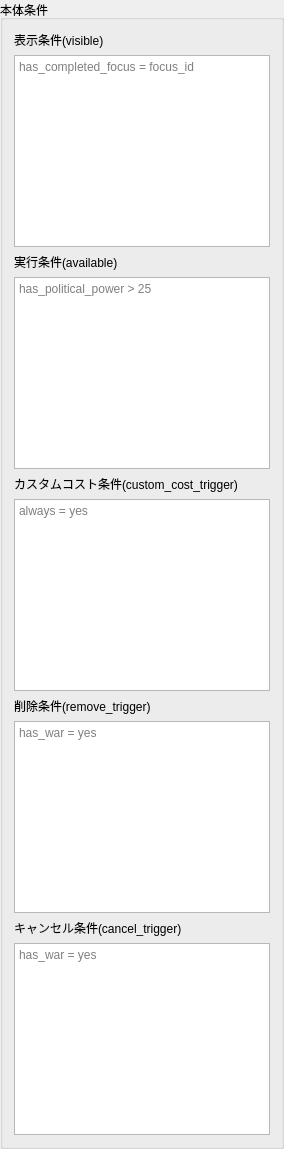
                <widget class="QGroupBox" name="groupDecisionTriggers">
                 <property name="title">
                  <string>本体条件</string>
                 </property>
                 <layout class="QVBoxLayout" name="groupDecisionTriggersLayout">
                  <item>
                   <widget class="QLabel" name="labelVisible">
                    <property name="text">
                     <string>表示条件(visible)</string>
                    </property>
                   </widget>
                  </item>
                  <item>
                   <widget class="QPlainTextEdit" name="textVisible">
                    <property name="minimumSize">
                     <size>
                      <width>0</width>
                      <height>0</height>
                     </size>
                    </property>
                    <property name="placeholderText">
                     <string>has_completed_focus = focus_id</string>
                    </property>
                   </widget>
                  </item>
                  <item>
                   <widget class="QLabel" name="labelAvailable">
                    <property name="text">
                     <string>実行条件(available)</string>
                    </property>
                   </widget>
                  </item>
                  <item>
                   <widget class="QPlainTextEdit" name="textAvailable">
                    <property name="minimumSize">
                     <size>
                      <width>0</width>
                      <height>0</height>
                     </size>
                    </property>
                    <property name="placeholderText">
                     <string>has_political_power &gt; 25</string>
                    </property>
                   </widget>
                  </item>
                  <item>
                   <widget class="QLabel" name="labelCustomCostTrigger">
                    <property name="text">
                     <string>カスタムコスト条件(custom_cost_trigger)</string>
                    </property>
                   </widget>
                  </item>
                  <item>
                   <widget class="QPlainTextEdit" name="textCustomCostTrigger">
                    <property name="minimumSize">
                     <size>
                      <width>0</width>
                      <height>0</height>
                     </size>
                    </property>
                    <property name="placeholderText">
                     <string>always = yes</string>
                    </property>
                   </widget>
                  </item>
                  <item>
                   <widget class="QLabel" name="labelRemoveTrigger">
                    <property name="text">
                     <string>削除条件(remove_trigger)</string>
                    </property>
                   </widget>
                  </item>
                  <item>
                   <widget class="QPlainTextEdit" name="textRemoveTrigger">
                    <property name="minimumSize">
                     <size>
                      <width>0</width>
                      <height>0</height>
                     </size>
                    </property>
                    <property name="placeholderText">
                     <string>has_war = yes</string>
                    </property>
                   </widget>
                  </item>
                  <item>
                   <widget class="QLabel" name="labelCancelTrigger">
                    <property name="text">
                     <string>キャンセル条件(cancel_trigger)</string>
                    </property>
                   </widget>
                  </item>
                  <item>
                   <widget class="QPlainTextEdit" name="textCancelTrigger">
                    <property name="minimumSize">
                     <size>
                      <width>0</width>
                      <height>0</height>
                     </size>
                    </property>
                    <property name="placeholderText">
                     <string>has_war = yes</string>
                    </property>
                   </widget>
                  </item>
                 </layout>
                </widget>
